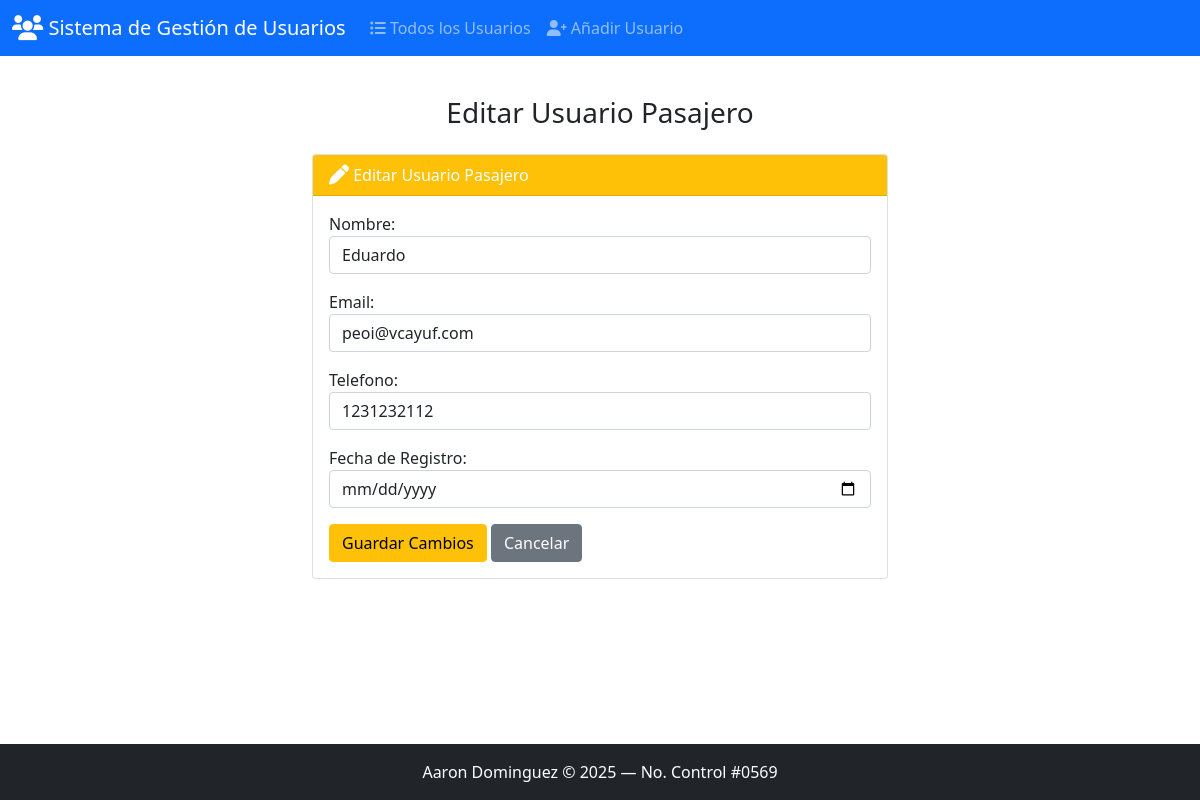
Page /edit/2/ on the committed database.
### usuario_pasajero/models.py (models this page shows, shortened)
class UsuarioPasajero(models.Model):
    id_usuario_pasajero = models.AutoField(primary_key=True)
    nombre = models.CharField(max_length=255)
    email = models.CharField(unique=True, max_length=255)
    telefono = models.CharField(max_length=20, blank=True, null=True)
    fecha_registro = models.DateField()

### usuario_pasajero/views.py (the view)
# urls.py: path('edit/<int:id>/', views.edit, name='edit'),
def edit(request, id):
    usuario = get_object_or_404(UsuarioPasajero, pk=id)
    success = False
    if request.method == 'POST':
        form = UsuarioPasajeroForm(request.POST, instance=usuario)
        if form.is_valid():
            form.save()
            success = True
    else:
        form = UsuarioPasajeroForm(instance=usuario)
    return render(request, 'usuario_pasajero/edit.html', { # CAMBIADO AQUÍ
        'form': form,
        'success': success
    })

### usuario_pasajero/forms.py
class UsuarioPasajeroForm(forms.ModelForm):
    class Meta:
        model = UsuarioPasajero
        fields = ['nombre', 'email', 'telefono', 'fecha_registro']
        labels = {
            'nombre': 'Nombre',
            'email': 'Email',
            'telefono': 'Telefono',
            'fecha_registro': 'Fecha de Registro',
        }
        widgets = {
            'nombre': forms.TextInput(attrs={'class': 'form-control'}),
            'email': forms.EmailInput(attrs={'class': 'form-control'}),
            'telefono': forms.TextInput(attrs={'class': 'form-control'}),
            'fecha_registro': forms.DateInput(attrs={'class': 'form-control', 'type': 'date'}),
        }

### usuario_pasajero/templates/usuario_pasajero/edit.html (shortened to what this page needs)
{% extends "usuario_pasajero/base.html" %}
{% block body %}
<h3 class="text-center m-4">Editar Usuario Pasajero</h3>
<div class="row justify-content-center">
    <div class="col-6">
        <div class="card mb-3">
            <div class="card-header bg-warning text-white">
                <i class="fa-solid fa-pen fa-lg"></i> Editar Usuario Pasajero
            </div>
            <div class="card-body">
                <form method="POST">
                    {{ form.as_p }}
                    <button type="submit" class="btn btn-warning">Guardar Cambios</button>
                    <a href="{% url 'usuario_pasajero:index' %}" class="btn btn-secondary">Cancelar</a>
                </form>
            </div>
        </div>
    </div>
</div>
{% endblock %}

### rows in the picture
UsuarioPasajero: nombre "Eduardo", email "peoi@vcayuf.com", telefono "1231232112"
